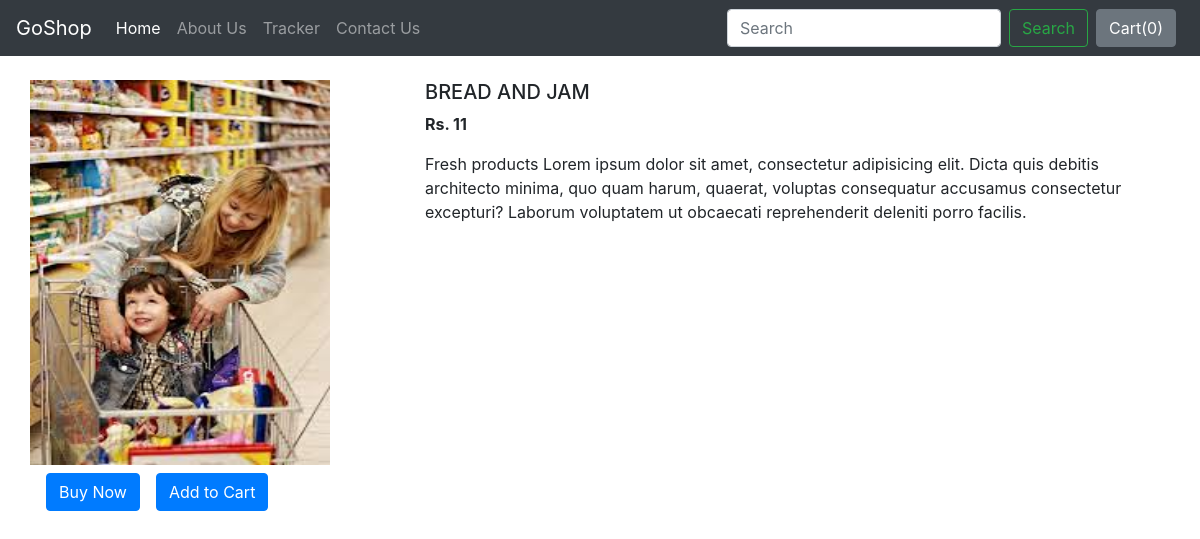
/shop/productView/10, run on the app's committed database.
### shop/models.py (models this page shows)
class Product(models.Model):
    product_id = models.AutoField
    product_name = models.CharField(max_length=54)
    category = models.CharField(max_length=50, default="")
    subcategory = models.CharField(max_length=50, default="")
    price = models.IntegerField(default=0)
    desc = models.CharField(max_length=300)
    pub_date = models.DateField()
    image = models.ImageField(upload_to="shop/images", default="")
    def __str__(self):
        return self.product_name

### shop/views.py (the view)
# urls.py: path('productView/<int:myid>', views.productView, name="Products"),
def productView(request, myid):
    product = Product.objects.filter(id= myid)
    print(product)
    return render(request, "shop/productView.html", {'product': product[0]})

### shop/templates/shop/productView.html (shortened to what this page needs)
{% extends 'shop/basic.html' %}
{% block body %}
<div class="container my-4">
    <div class="row">
    <div class="col-md-4">
    <div class="row">
        <img src="/media/{{product.image}}" width="300px" height="385px">
    </div>
    <div class="row">
        <button class="btn btn-primary my-2 mx-3">Buy Now</button>
        <button class="btn btn-primary my-2">Add to Cart</button>
    </div>
</div>
<div class="col-md-8">
    <h5>{{product.product_name}}</h5>
    <p><b>Rs. {{product.price}}</b></p>
    <p>{{product.desc}}</p>
</div>
</div>
</div>
{%endblock%}

### data on the page
Product: image (picture), product_name "BREAD AND JAM", price "11", desc "Fresh products Lorem ipsum dolor sit amet, consectetur adipisicing elit. Dicta quis debitis architecto minima, quo quam harum, quaerat, voluptas consequatur accusamus consectetur excepturi? Laborum voluptatem ut obcaecati reprehenderit deleniti porro facilis."
